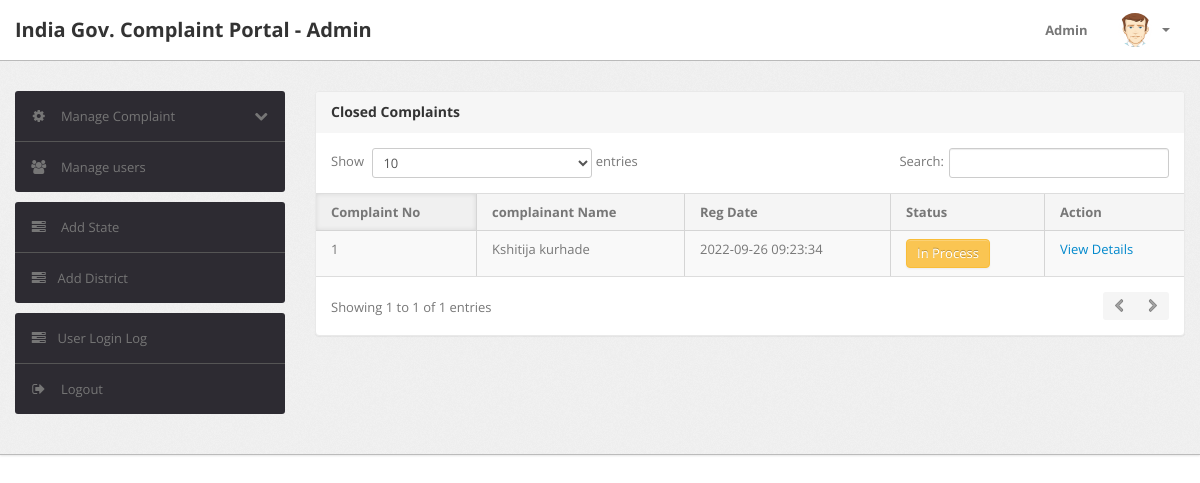
The page /admin/inprocess-complaint.php (signed in) on the database its author committed.
### tables this page shows
CREATE TABLE `tblcomplaints` (
  `complaintNumber` int(11) NOT NULL,
  `userId` int(11) NOT NULL,
  `category` int(11) NOT NULL,
  `subcategory` varchar(255) NOT NULL,
  `complaintType` varchar(255) NOT NULL,
  `state` varchar(255) NOT NULL,
  `noc` varchar(255) NOT NULL,
  `complaintDetails` mediumtext NOT NULL,
  `complaintFile` varchar(255) DEFAULT NULL,
  `regDate` timestamp NOT NULL DEFAULT current_timestamp(),
  `status` varchar(50) DEFAULT NULL,
  `lastUpdationDate` timestamp NOT NULL DEFAULT '0000-00-00 00:00:00' ON UPDATE current_timestamp()
);

CREATE TABLE `users` (
  `id` int(11) NOT NULL,
  `fullName` varchar(255) DEFAULT NULL,
  `userEmail` varchar(255) DEFAULT NULL,
  `password` varchar(255) DEFAULT NULL,
  `contactNo` bigint(11) DEFAULT NULL,
  `address` tinytext DEFAULT NULL,
  `State` varchar(255) DEFAULT NULL,
  `country` varchar(255) DEFAULT NULL,
  `pincode` int(6) DEFAULT NULL,
  `userImage` varchar(255) DEFAULT NULL,
  `regDate` timestamp NOT NULL DEFAULT current_timestamp(),
  `updationDate` timestamp NOT NULL DEFAULT '0000-00-00 00:00:00' ON UPDATE current_timestamp(),
  `status` int(1) NOT NULL
);

### admin/inprocess-complaint.php (the view, shortened to what this page needs)
<?php
include('include/config.php');
if(strlen($_SESSION['alogin'])==0)
	{
header('location:index.php');
}
else{
?>
<!DOCTYPE html>
<html lang="en">
<head>
	<link type="text/css" href="bootstrap/css/bootstrap.min.css" rel="stylesheet">
	<link type="text/css" href="bootstrap/css/bootstrap-responsive.min.css" rel="stylesheet">
	<link type="text/css" href="css/theme.css" rel="stylesheet">
	<link type="text/css" href="images/icons/css/font-awesome.css" rel="stylesheet">
</head>
<body>
<?php include('include/header.php');?>
	<div class="wrapper">
		<div class="container">
			<div class="row">
<?php include('include/sidebar.php');?>
			<div class="span9">
					<div class="content">
	<div class="module">
							<div class="module-head">
								<h3>Closed Complaints</h3>
							</div>
							<div class="module-body table">
								<table cellpadding="0" cellspacing="0" border="0" class="datatable-1 table table-bordered table-striped	 display" >
									<thead>
										<tr>
											<th>Complaint No</th>
											<th> complainant Name</th>
											<th>Reg Date</th>
											<th>Status</th>
											<th>Action</th>
										</tr>
									</thead>
<tbody>
<?php
$st='in process';
$query=mysqli_query($bd, "select tblcomplaints.*,users.fullName as name from tblcomplaints join users on users.id=tblcomplaints.userId where tblcomplaints.status='$st'");
while($row=mysqli_fetch_array($query))
{
?>
										<tr>
											<td><?php echo htmlentities($row['complaintNumber']);?></td>
											<td><?php echo htmlentities($row['name']);?></td>
											<td><?php echo htmlentities($row['regDate']);?></td>
											<td><button type="button" class="btn btn-warning">In Process</button></td>
											<td>   <a href="complaint-details.php?cid=<?php echo htmlentities($row['complaintNumber']);?>"> View Details</a>
											</td>
											</tr>
										<?php  } ?>
										</tbody>
								</table>
							</div>
						</div>
					</div>
				</div>
			</div>
		</div>
	</div>
<?php include('include/footer.php');?>
</body>
<?php } ?>

### rows shown on the page
tblcomplaints: complaintNumber "1", userId.fullName "Kshitija kurhade", regDate "2022-09-26 09:23:34"
